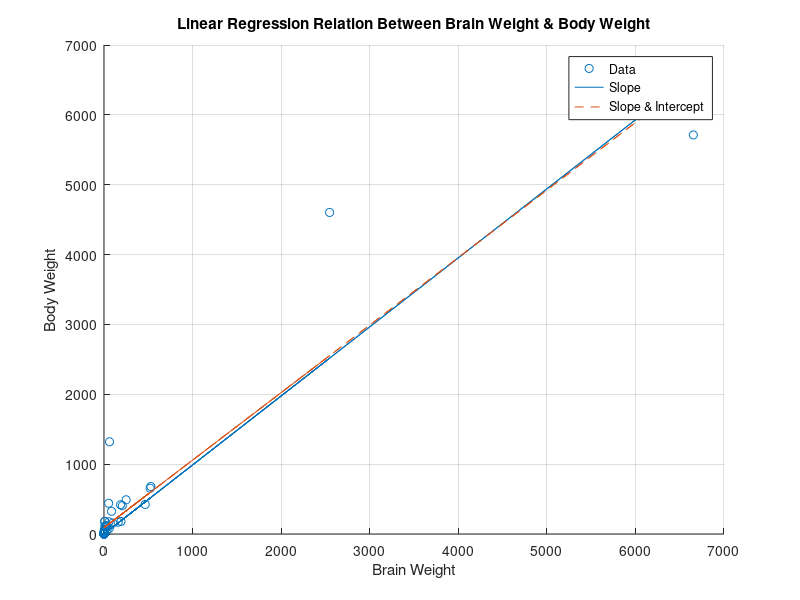

Source code (MATLAB):
%% initialize
clear; close all; clc;

%% load the data
data = load('LinearRegression_Dataset.txt'); %dataset taken from https://people.sc.fsu.edu/~jburkardt/datasets/regression/x01.txt
X = data(: , 2); %contains brain weight, i.e. 2nd column of the dataset
Y = data(: , 3); %contains body weight, i.e. 3rd column of dataset

format long
regressionCoefficient = X\Y;
yCalc1 = regressionCoefficient*X;
scatter(X,Y)
hold on
plot(X,yCalc1)

paddedX = [ones(length(X),1) X];
yIntercept = paddedX\Y;
yCalc2 = paddedX*yIntercept;
plot(X,yCalc2,'--')
legend('Data','Slope','Slope & Intercept','Location','best');

% Although two models look similar, testing which model 
% predicts the data better by checking R^2* R^2 whose result falls between 0 and 1. 
% The higher the value of R, the better the model is at predicting the data.
Rsq1 = 1 - sum((Y - yCalc1).^2)/sum((Y - mean(Y)).^2);
Rsq2 = 1 - sum((Y - yCalc2).^2)/sum((Y - mean(Y)).^2);
disp(['Although the two models look similar, testing which model predicts the data better' ...
    ' by checking R^2* R^2 whose result falls between 0 and 1. The higher the value of R,' ...
    ' the better the model is at predicting the data.']);
disp('******************************************************');
if(Rsq2 > Rsq1)
    disp(['The Slope and Intercept model (---) predicts the data better since the R value' ...
        'of this model is ', num2str(Rsq2) , ' which is higher than the other model whose R value is ' , num2str(Rsq1)])   
end

if(Rsq1 > Rsq2)
    disp(['The Slope model (___) predicts the data better since the R value' ...
        'of this model is ', num2str(Rsq1) , ' which is higher than the other model whose R value is ' , num2str(Rsq2)])    
end

xlabel('Brain Weight')
ylabel('Body Weight')
title('Linear Regression Relation Between Brain Weight & Body Weight')
grid on

